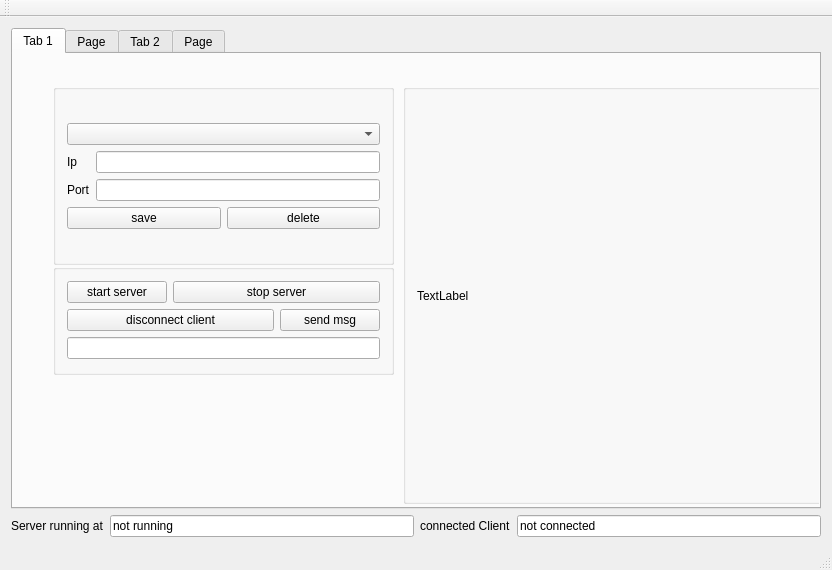
<?xml version="1.0" encoding="UTF-8"?>
<ui version="4.0">
 <class>MainWindow</class>
 <widget class="QMainWindow" name="MainWindow">
  <property name="geometry">
   <rect>
    <x>0</x>
    <y>0</y>
    <width>832</width>
    <height>570</height>
   </rect>
  </property>
  <property name="sizePolicy">
   <sizepolicy hsizetype="Preferred" vsizetype="Preferred">
    <horstretch>0</horstretch>
    <verstretch>0</verstretch>
   </sizepolicy>
  </property>
  <property name="minimumSize">
   <size>
    <width>600</width>
    <height>400</height>
   </size>
  </property>
  <property name="windowTitle">
   <string>MainWindow</string>
  </property>
  <widget class="QWidget" name="centralWidget">
   <layout class="QVBoxLayout" name="verticalLayout">
    <item>
     <widget class="QTabWidget" name="tabWidget">
      <property name="currentIndex">
       <number>0</number>
      </property>
      <widget class="QWidget" name="tab">
       <attribute name="title">
        <string>Tab 1</string>
       </attribute>
       <widget class="QGroupBox" name="groupBox">
        <property name="geometry">
         <rect>
          <x>40</x>
          <y>30</y>
          <width>341</width>
          <height>181</height>
         </rect>
        </property>
        <property name="title">
         <string/>
        </property>
        <layout class="QGridLayout" name="gridLayout_2">
         <item row="0" column="0">
          <layout class="QVBoxLayout" name="verticalLayout_3">
           <item>
            <widget class="QComboBox" name="comboBox_connect"/>
           </item>
           <item>
            <layout class="QGridLayout" name="gridLayout">
             <item row="0" column="1">
              <widget class="QLineEdit" name="lineEdit_ip"/>
             </item>
             <item row="0" column="0">
              <widget class="QLabel" name="label_ip">
               <property name="text">
                <string>Ip</string>
               </property>
              </widget>
             </item>
             <item row="1" column="0">
              <widget class="QLabel" name="label_port">
               <property name="text">
                <string>Port</string>
               </property>
              </widget>
             </item>
             <item row="1" column="1">
              <widget class="QLineEdit" name="lineEdit_port"/>
             </item>
            </layout>
           </item>
           <item>
            <layout class="QHBoxLayout" name="horizontalLayout_3">
             <item>
              <widget class="QPushButton" name="pushButton_saveIP">
               <property name="text">
                <string>save</string>
               </property>
              </widget>
             </item>
             <item>
              <widget class="QPushButton" name="pushButton_deleteIp">
               <property name="text">
                <string>delete</string>
               </property>
              </widget>
             </item>
            </layout>
           </item>
          </layout>
         </item>
        </layout>
       </widget>
       <widget class="QGroupBox" name="groupBox_3">
        <property name="geometry">
         <rect>
          <x>40</x>
          <y>210</y>
          <width>341</width>
          <height>111</height>
         </rect>
        </property>
        <property name="title">
         <string/>
        </property>
        <layout class="QVBoxLayout" name="verticalLayout_4">
         <item>
          <layout class="QGridLayout" name="gridLayout_4">
           <item row="0" column="0">
            <widget class="QPushButton" name="pushButton_startServer">
             <property name="text">
              <string>start server</string>
             </property>
            </widget>
           </item>
           <item row="0" column="1" colspan="2">
            <widget class="QPushButton" name="pushButton_stopServer">
             <property name="text">
              <string>stop server</string>
             </property>
            </widget>
           </item>
           <item row="1" column="0" colspan="2">
            <widget class="QPushButton" name="pushButton_disconnectClient">
             <property name="text">
              <string>disconnect client</string>
             </property>
            </widget>
           </item>
           <item row="1" column="2">
            <widget class="QPushButton" name="pushButton_sendMsg">
             <property name="text">
              <string>send msg</string>
             </property>
            </widget>
           </item>
          </layout>
         </item>
         <item>
          <widget class="QLineEdit" name="lineEdit_msg"/>
         </item>
        </layout>
       </widget>
       <widget class="QGroupBox" name="groupBox_qr">
        <property name="geometry">
         <rect>
          <x>390</x>
          <y>30</y>
          <width>420</width>
          <height>420</height>
         </rect>
        </property>
        <property name="minimumSize">
         <size>
          <width>420</width>
          <height>420</height>
         </size>
        </property>
        <property name="title">
         <string/>
        </property>
        <layout class="QGridLayout" name="gridLayout_5">
         <item row="0" column="0">
          <widget class="QLabel" name="label_qr">
           <property name="text">
            <string>TextLabel</string>
           </property>
          </widget>
         </item>
        </layout>
       </widget>
      </widget>
      <widget class="QWidget" name="tab_3">
       <attribute name="title">
        <string>Page</string>
       </attribute>
       <layout class="QHBoxLayout" name="horizontalLayout_7">
        <item>
         <widget class="QGroupBox" name="groupBox_2">
          <property name="sizePolicy">
           <sizepolicy hsizetype="Preferred" vsizetype="Preferred">
            <horstretch>4</horstretch>
            <verstretch>0</verstretch>
           </sizepolicy>
          </property>
          <property name="title">
           <string/>
          </property>
          <layout class="QGridLayout" name="gridLayout_3">
           <item row="0" column="0" colspan="2">
            <layout class="QHBoxLayout" name="horizontalLayout_5">
             <item>
              <widget class="QPushButton" name="button_selectFile">
               <property name="text">
                <string>Select file</string>
               </property>
              </widget>
             </item>
             <item>
              <widget class="QLabel" name="label_selectedFile">
               <property name="sizePolicy">
                <sizepolicy hsizetype="Preferred" vsizetype="Preferred">
                 <horstretch>10</horstretch>
                 <verstretch>0</verstretch>
                </sizepolicy>
               </property>
               <property name="lineWidth">
                <number>1</number>
               </property>
               <property name="text">
                <string>none selected</string>
               </property>
              </widget>
             </item>
             <item>
              <widget class="QPushButton" name="pushButton_resetTable">
               <property name="text">
                <string>reset waypoints</string>
               </property>
              </widget>
             </item>
            </layout>
           </item>
           <item row="1" column="0">
            <widget class="QTextBrowser" name="textBrowser_missionOpts">
             <property name="sizePolicy">
              <sizepolicy hsizetype="Expanding" vsizetype="Expanding">
               <horstretch>1</horstretch>
               <verstretch>0</verstretch>
              </sizepolicy>
             </property>
            </widget>
           </item>
           <item row="1" column="1">
            <widget class="QTableView" name="tableView_2">
             <property name="sizePolicy">
              <sizepolicy hsizetype="Expanding" vsizetype="Expanding">
               <horstretch>2</horstretch>
               <verstretch>0</verstretch>
              </sizepolicy>
             </property>
            </widget>
           </item>
          </layout>
         </widget>
        </item>
        <item>
         <widget class="QGroupBox" name="groupBox_5">
          <property name="sizePolicy">
           <sizepolicy hsizetype="Preferred" vsizetype="Preferred">
            <horstretch>1</horstretch>
            <verstretch>0</verstretch>
           </sizepolicy>
          </property>
          <property name="title">
           <string/>
          </property>
          <layout class="QVBoxLayout" name="verticalLayout_2">
           <item>
            <widget class="QPushButton" name="pushButton_sendMission">
             <property name="text">
              <string>send to phone</string>
             </property>
            </widget>
           </item>
           <item>
            <widget class="QPushButton" name="pushButton_uploadMission">
             <property name="text">
              <string>upload mission</string>
             </property>
            </widget>
           </item>
           <item>
            <widget class="QPushButton" name="pushButton_startMission">
             <property name="text">
              <string>start mission</string>
             </property>
            </widget>
           </item>
           <item>
            <widget class="QPushButton" name="pushButton_pauseMission">
             <property name="text">
              <string>pause mission</string>
             </property>
            </widget>
           </item>
           <item>
            <widget class="QPushButton" name="pushButton_resumeMission">
             <property name="text">
              <string>resume mission</string>
             </property>
            </widget>
           </item>
           <item>
            <widget class="QPushButton" name="pushButton_stopMission">
             <property name="text">
              <string>stop mission</string>
             </property>
            </widget>
           </item>
           <item>
            <spacer name="verticalSpacer">
             <property name="orientation">
              <enum>Qt::Vertical</enum>
             </property>
             <property name="sizeHint" stdset="0">
              <size>
               <width>20</width>
               <height>40</height>
              </size>
             </property>
            </spacer>
           </item>
          </layout>
         </widget>
        </item>
       </layout>
      </widget>
      <widget class="QWidget" name="tab_2">
       <attribute name="title">
        <string>Tab 2</string>
       </attribute>
       <layout class="QHBoxLayout" name="horizontalLayout_2">
        <item>
         <widget class="QGroupBox" name="groupBox_4">
          <property name="title">
           <string/>
          </property>
          <widget class="QPushButton" name="pushButton_3">
           <property name="geometry">
            <rect>
             <x>170</x>
             <y>360</y>
             <width>88</width>
             <height>34</height>
            </rect>
           </property>
           <property name="text">
            <string>PushButton</string>
           </property>
          </widget>
          <widget class="QTableView" name="tableView">
           <property name="geometry">
            <rect>
             <x>70</x>
             <y>70</y>
             <width>256</width>
             <height>192</height>
            </rect>
           </property>
          </widget>
         </widget>
        </item>
       </layout>
      </widget>
      <widget class="QWidget" name="tab_4">
       <attribute name="title">
        <string>Page</string>
       </attribute>
       <widget class="QWidget" name="layoutWidget">
        <property name="geometry">
         <rect>
          <x>380</x>
          <y>140</y>
          <width>209</width>
          <height>36</height>
         </rect>
        </property>
        <layout class="QHBoxLayout" name="horizontalLayout_4">
         <item>
          <widget class="QPushButton" name="pushButton">
           <property name="text">
            <string>&quot;connect&quot;</string>
           </property>
          </widget>
         </item>
         <item>
          <widget class="QPushButton" name="pushButton_2">
           <property name="text">
            <string>&quot;update&quot; battery</string>
           </property>
          </widget>
         </item>
        </layout>
       </widget>
      </widget>
     </widget>
    </item>
    <item>
     <layout class="QHBoxLayout" name="horizontalLayout">
      <item>
       <widget class="QLabel" name="label">
        <property name="text">
         <string>Server running at</string>
        </property>
       </widget>
      </item>
      <item>
       <widget class="QLineEdit" name="lineEdit_serverStatus">
        <property name="text">
         <string>not running</string>
        </property>
        <property name="readOnly">
         <bool>true</bool>
        </property>
       </widget>
      </item>
      <item>
       <widget class="QLabel" name="label_2">
        <property name="text">
         <string>connected Client</string>
        </property>
       </widget>
      </item>
      <item>
       <widget class="QLineEdit" name="lineEdit_clientStatus">
        <property name="text">
         <string>not connected</string>
        </property>
        <property name="readOnly">
         <bool>true</bool>
        </property>
       </widget>
      </item>
     </layout>
    </item>
   </layout>
  </widget>
  <widget class="QMenuBar" name="menuBar">
   <property name="geometry">
    <rect>
     <x>0</x>
     <y>0</y>
     <width>832</width>
     <height>21</height>
    </rect>
   </property>
  </widget>
  <widget class="QToolBar" name="mainToolBar">
   <attribute name="toolBarArea">
    <enum>TopToolBarArea</enum>
   </attribute>
   <attribute name="toolBarBreak">
    <bool>false</bool>
   </attribute>
  </widget>
  <widget class="QStatusBar" name="statusBar"/>
 </widget>
 <layoutdefault spacing="6" margin="11"/>
 <resources/>
 <connections/>
</ui>
